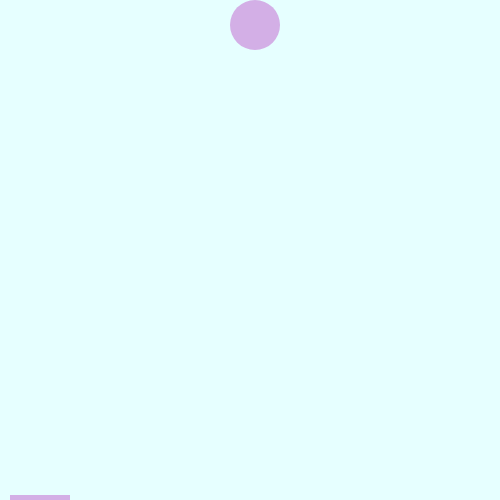
Frame 1 (no input)
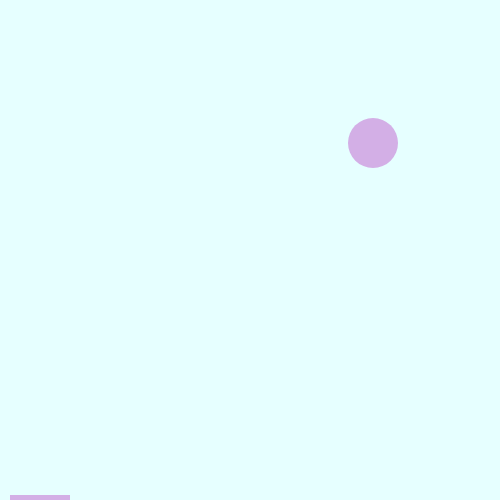
Frame 60 (no input)
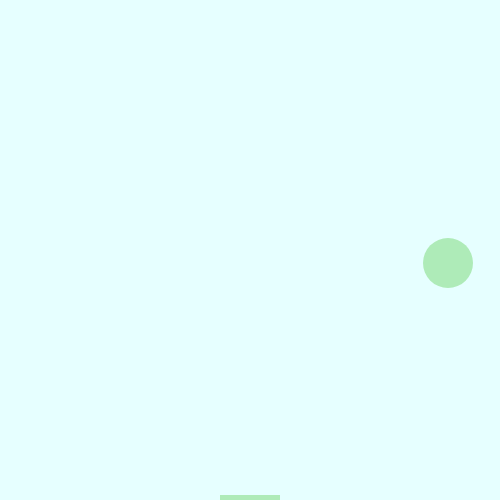
Frame 120 (the mouse pressed at the canvas centre since frame 60)

The p5.js sketch that drew these frames (run headless with seeded random() and noise() and a simulated clock; from frame 60 on, the mouse is pressed at the canvas centre):

// p5.js sketch
// ── sketch.js
var xpos = 255;
var ypos = 25;
var xspeed = 2;
var yspeed = 2;
var xposhand;

function setup() {
  createCanvas(500, 500);
  noStroke();
  fill(random(255), random(255), random(255), 100); 
  rectMode(CENTER);
}

function draw() {
  background(230, 255, 255);
  ellipse(xpos, ypos, 50, 50, 50); 

  //Make sure ball doesn't leave canvas
  if (mouseX >= 40 && mouseX <= width - 40) {
    xposhand = mouseX;
  } else if (mouseX < 40) {
    xposhand = 40;
  } else if (mouseX > width - 40) {
    xposhand = width - 40;
  }
  rect(xposhand, height - 2.5, 60, 5);

  //Make sure ball moves
  xpos += xspeed;
  ypos += yspeed;

  //Make sure ball bounces off of edges
  if (xpos <= 25 || xpos >= width - 25) {
    // Controls speed of the ball
    if (xspeed < 10 && xspeed > -10) { 
      xspeed = xspeed * (-1.5);
    } else {
      xspeed = xspeed * (-1.01);
    }
  }
  if (ypos <= 25) {
    // Controls speed of the ball
    if (yspeed < 10 && yspeed > -10) {
      yspeed = yspeed * (-1.5);
    } else {
      yspeed = yspeed * (-1.01);
    }
  }
  //Make ball bounce off of bottom
  if (ypos >= height - 25) {
    if (xpos <= xposhand + 65 && xpos >= xposhand - 65) {
      if (yspeed < 10 && yspeed > -10) {
        yspeed = yspeed * (-1.5);
      } else {
        yspeed = yspeed * (-1.01);
      }
    // Display "game over" text
    } else {
      textAlign(CENTER);
      textFont("Helvetica");
      textStyle(BOLD);
      textSize(60);
      text("GAME OVER", width / 2, height / 2);
      noLoop();
    }
  }
}

//Change colors of ball when mouse pressed
function mousePressed() {
  fill(random(255), random(255), random(255), 100);
}
